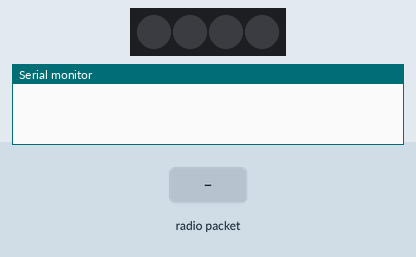
This sketch was run on a simulated Arduino Uno, built with avr-gcc and run on an emulated ATmega328P. Parts: 4 RGB LEDs in strip order, left to right, the last lines printed to the serial monitor. The test bench sets the inputs (shaded band). No radio packets arrive unless stated.

Above: at 1.2 s.
1.3 s: radio packet "1" arrives
At 1.7 s:
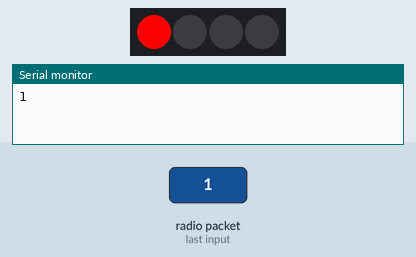
At 3.8 s:
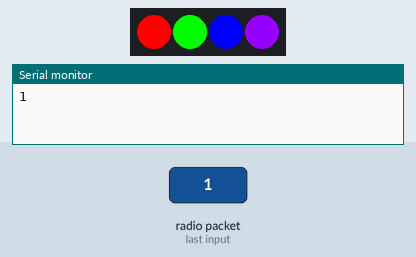
4.3 s: radio packet "0" arrives
At 4.9 s:
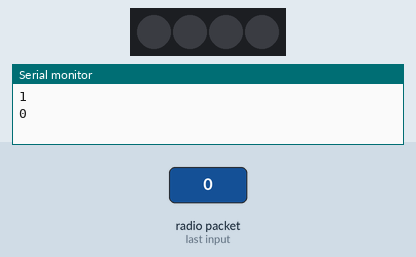
Timing chart, 0 to 7.3 s (numbered marks = the images above; inputs shaded):
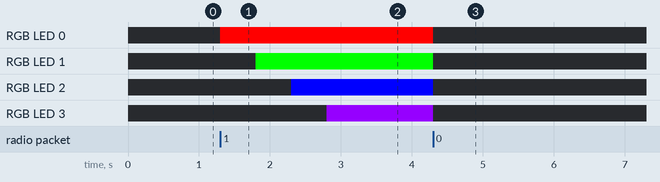

Measured:
- after the input at 1.3 s, RGB LED 0: off → RGB(255, 0, 0) at once; RGB LED 1: off → RGB(0, 255, 0) after 0.50 s; RGB LED 2: off → RGB(0, 0, 255) after 1.0 s; RGB LED 3: off → RGB(150, 0, 255) after 1.5 s
- after the input at 4.3 s, RGB LED 0: RGB(255, 0, 0) → off at once; RGB LED 1: RGB(0, 255, 0) → off at once; RGB LED 2: RGB(0, 0, 255) → off at once; RGB LED 3: RGB(150, 0, 255) → off at once

The sketch:

receiver.ino
```cpp
#include <SPI.h>
#include <nRF24L01.h>
#include <RF24.h>
#include <FastLED.h>

RF24 radio(7, 8); // CE, CSN

const byte address[6] = "00001";
const int LED_Pin = 6;

CRGB leds[4];

void setup() {

  pinMode(LED_Pin, OUTPUT);
  Serial.begin(9600);
  radio.begin();
  radio.openReadingPipe(0, address);
  radio.setPALevel(RF24_PA_MIN);
  radio.startListening();
  FastLED.addLeds<WS2812, LED_Pin, GRB>(leds, 4);
}

void loop() {
  if (radio.available()) {
    char text[32] = "";
    radio.read(&text, sizeof(text));
    Serial.println(text);
    if (strcmp(text, "1") == 0) {
      leds[0] = CRGB(255, 0, 0);
      FastLED.show();
      delay(500);
      leds[1] = CRGB(0, 255, 0);
      FastLED.show();
      delay(500);
      leds[2] = CRGB(0, 0, 255);
      FastLED.show();
      delay(500);
      leds[3] = CRGB(150, 0, 255);
      FastLED.show();
    }
    else {
      leds[0] = CRGB(0, 0, 0);
      leds[1] = CRGB(0, 0, 0);
      leds[2] = CRGB(0, 0, 0);
      leds[3] = CRGB(0, 0, 0);
      FastLED.show();
    }
  }

}
```
